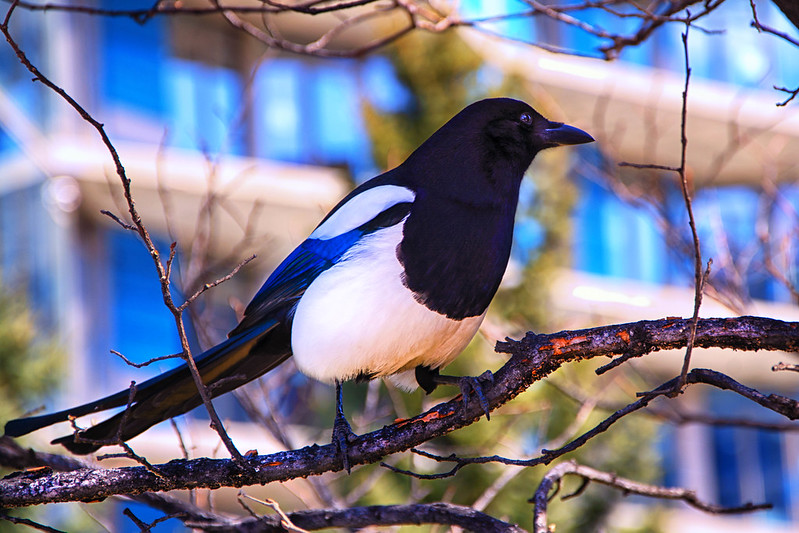
#> input picture Imagen/imagen2.jpg, 799 x 533 px, found by its file name
$ python bordes3.py
#> lines starting #> are read from the running program, lines starting #| are printed output that depends on the picture
# -*- coding: utf-8 -*-
"""
Created on Fri May 28 18:56:44 2021

UNIVERSIDAD AUTÓNOMA DEL ESTADO DE MÉXICO
CU UAEM ZUMPANGO
UA: Tratamiento de imagenes
TEMA: Bordes con OpenCV
Alumno: Antonio Alberto de la Luz Perez Rodriguez
Profesora: Mtra. Edith Cristina Herrena Luna
Descripción:
"""
import numpy as np
import cv2


def sobel(img, threshold):

    G_x = np.array([[-1, 0, 1],[-2, 0, 2],[-1, 0, 1]])
    G_y = np.array([[-1, -2, -1],[0, 0, 0],[1, 2, 1]])
    rows = np.size(img, 0)
    columns = np.size(img, 1)
    mag = np.zeros(img.shape)
    for i in range(0, rows - 2):
        for j in range(0, columns - 2):
            v = sum(sum(G_x * img[i:i+3, j:j+3]))  # vertical
            h = sum(sum(G_y * img[i:i+3, j:j+3]))  # horizon
            mag[i+1, j+1] = np.sqrt((v ** 2) + (h ** 2))

    for p in range(0, rows):
        for q in range(0, columns):
            if mag[p, q] < threshold:
                mag[p, q] = 0
    return mag

img = cv2.imread('/Users/MI PC/Documents/Tratamiento de imagenes/Imagen/imagen2.jpg', 0)  # read an image
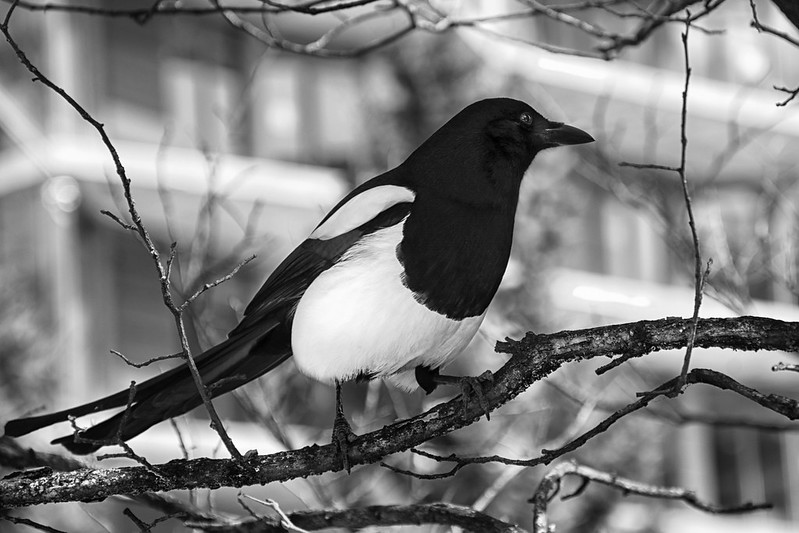
#> img: shape (533, 799); min 0, max 255, mean 126.9
mag = sobel(img, 70)
#> in sobel, `rows = np.size(img, 0)`: rows = 533
#> in sobel, `columns = np.size(img, 1)`: columns = 799
#> after the loop in sobel, `for i in range(0, rows - 2):`:
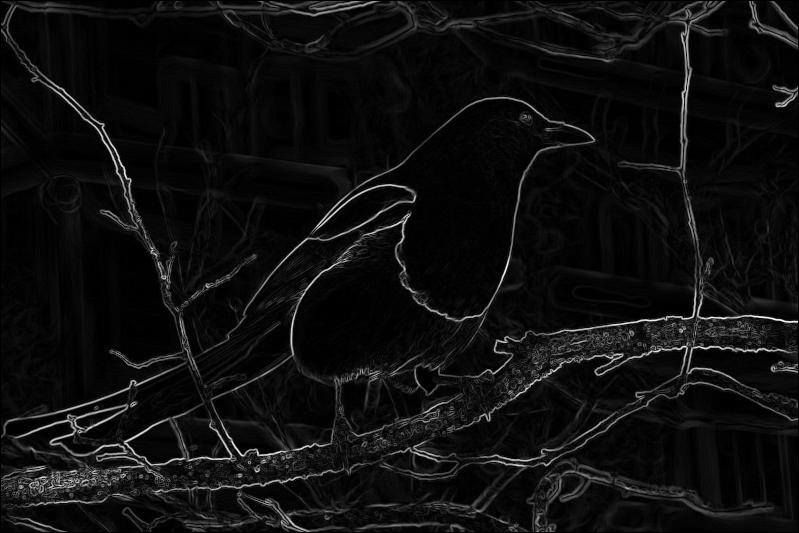
#> mag: shape (533, 799) float64; min 0, max 1043.2, mean 62; drawn with min black and max white

def img_show(img):
    cv2.namedWindow("Image")
    cv2.imshow("Image", img)
    cv2.waitKey(0)
    cv2.destroyAllWindows()

def sub_plot(img_1, img_2):
    l = np.size(img, 1)/4  # a quarter of the columns
    rows = np.size(img, 0)
    interval = np.ones((rows, int(l)))
    interval = interval * 255

    img_o = np.concatenate((img_1, interval, img_2), axis=1)
    return img_o

$ run again, with Imagen/Gotas.jpg copied over Imagen/imagen2.jpg
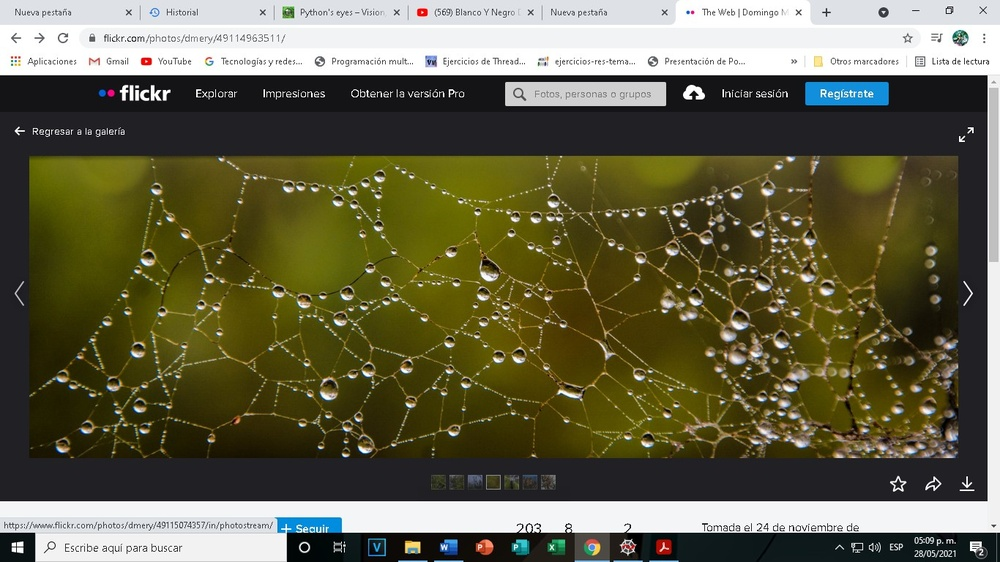
#> input picture Imagen/Gotas.jpg, 1000 x 562 px, shrunk from 1366 x 768 before the run, found by its file name
#> `img = cv2.imread('/Users/MI PC/Documents/Tratamiento de imagenes/Image..`:
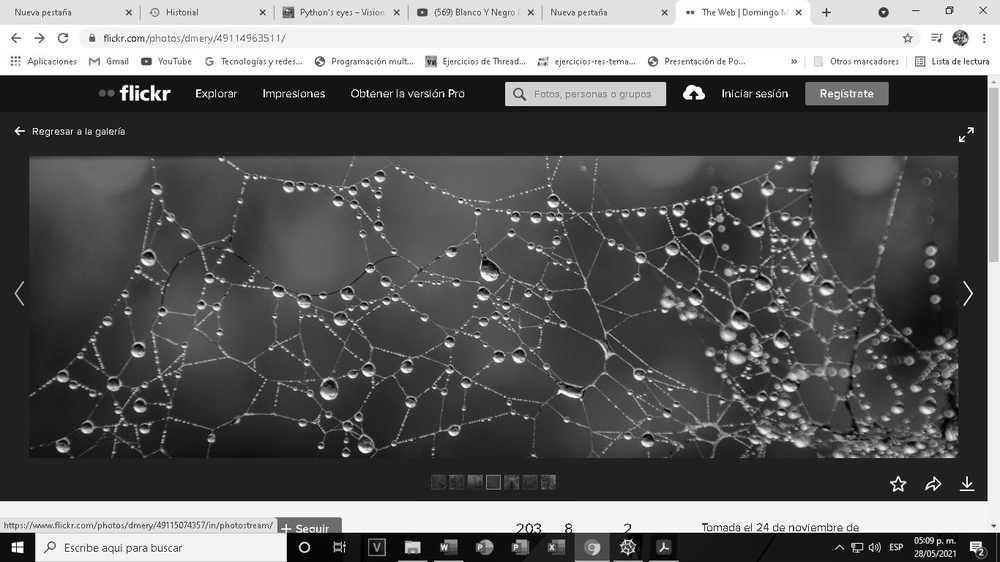
#> img: shape (562, 1000); min 0, max 255, mean 97.2
#> rows = 562
#> columns = 1000
#> after the loop in sobel, `for i in range(0, rows - 2):`:
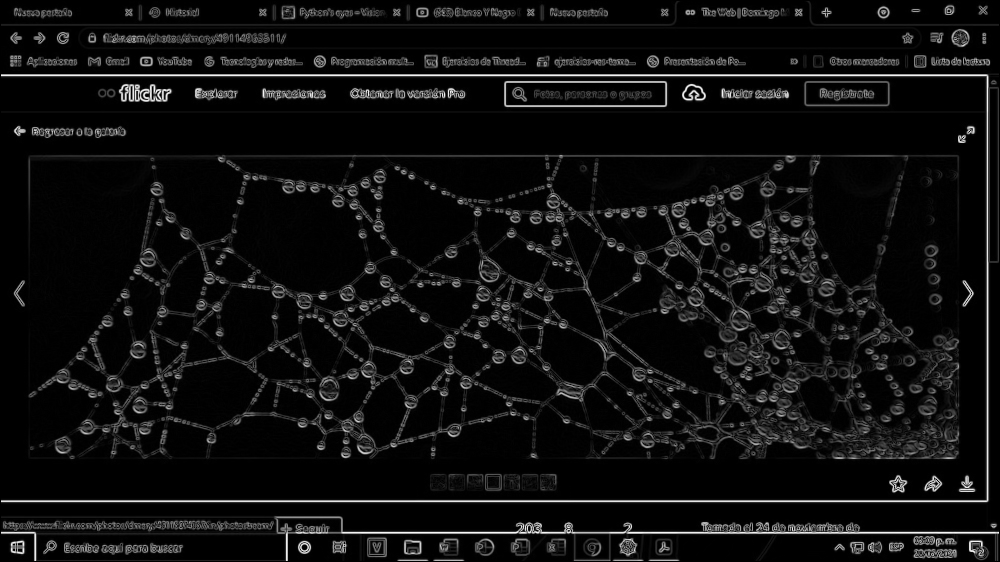
#> mag: shape (562, 1000) float64; min 0, max 1048.6, mean 66.5; drawn with min black and max white
